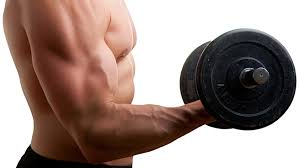
#> input picture images/bicep-curl.jpeg, 299 x 168 px, given in place of jumping-jacks.jpeg, which was not available
$ python run.py --seven-minute
#> lines starting #> are read from the running program, lines starting #| are printed output that depends on the picture
### img2txt.py
"""
original author: Viet Nguyen <nhviet1009@gmail.com>
Modified/adapted: Bradley Yoder
"""
import cv2
import numpy as np

def try_img_to_text(img_path):
    try:
        mode = "simple"
        CHAR_LIST = '@%#*+=-:. '
        num_chars = len(CHAR_LIST)
        num_cols = 80
        image = cv2.imread(img_path)
        image = cv2.cvtColor(image, cv2.COLOR_BGR2GRAY)
        height, width = image.shape
        cell_width = width / num_cols
        cell_height = 2 * cell_width
        num_rows = int(height / cell_height)
        if num_cols > width or num_rows > height:
            print("Too many columns or rows. Use default setting")
            cell_width = 6
            cell_height = 12
            num_cols = int(width / cell_width)
            num_rows = int(height / cell_height)

        for i in range(num_rows):
            for j in range(num_cols):
                print(
                    CHAR_LIST[min(int(np.mean(image[int(i * cell_height):min(int((i + 1) * cell_height), height),
                                              int(j * cell_width):min(int((j + 1) * cell_width),
                                                                      width)]) * num_chars / 255), num_chars - 1)], end="")
            print("")

        return True
    except:
        return False

def img2txt(excercise):
    extensions = ["jpeg", "jpg", "png"]
    excercise = excercise.replace(" ", "-")
    for ext in extensions:
        # print("Trying {}.{}".format(excercise, ext))
        if try_img_to_text("images/{}.{}".format(excercise, ext)):
            break

# [4 lines that do not run on import are left out]

### TTS.py
import os
import pyttsx3
from random import choice


engine = None


def init_tts():
    """
    Initializes the pytts engine
    :return:
    """
    global engine
    engine = pyttsx3.init()

def stop_tts():
    """
    Stops the pytts engine
    :return:
    """
    global engine
    engine.stop()

def read(text):
    """
    Converts text to speech in an mp3 file
    using google or pyttsx3.
    Plays the mp3 file.
    :param text: The rext to read
    :return:
    """
    global engine
    engine.say(text)
    engine.runAndWait()


def read_begin():
    """
    Plays a pre-generated start sound.
    :return:
    """
    os.system("afplay ./audiofiles/begin{}.m4a".format(choice(["2", "3", "4"])))

### run.py
from random import choice
from time import sleep, time
from TTS import *
import os, argparse, img2txt

def do_exercise(exercise):
    """
    Guides the user through a given exercise.
    :param exercise: the exercise to perform.
    :return:
    """
    read("Next up, 30 seconds of {}.".format(exercise))
    read_begin()
    sleep(15)
    if exercise in {"side plank", "clean and press"}:
        read("Switch sides")
    else:
        read(choice(["Halfway done", "keep it up", "15 seconds left", "finish_strong"]))
    sleep(15)
    read(choice(["exercise complete","exercise finished"]))


def print_exercise(exercise_index, exercises):
    """
    Prints out the list of exercises in the workout
    with an arrow pointing to the current exercise.
    :param exercise_index: the index of the current exercise in the workout
    :param exercises: the list of exercises in the workout
    :return:
    """
    os.system('cls' if os.name == 'nt' else 'clear')
    for e in range(0, len(exercises)):
        if e == exercise_index:
            print("Exercise {}: {} <---*".format(e+1, exercises[e]))
        else:
            print("Exercise {}: {}".format(e+1, exercises[e]))

    img2txt.img2txt(exercises[exercise_index])

def workout(exercises):
    """
    Guides the user through a workout given the list of exercises.
    :param exercises: the list of exercises in the workout
    :return:
    """
    start_time = time()
    for exercise_index in range(0, len(exercises)):
        print_exercise(exercise_index, exercises)
#> in try_img_to_text, image is the input picture: shape (168, 299, 3); mean B, G, R 131.7, 138.3, 157.6
#> in try_img_to_text, `image = cv2.cvtColor(image, cv2.COLOR_BGR2GRAY)`:
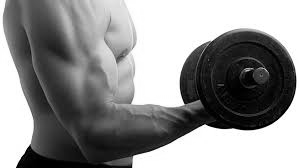
#> image: shape (168, 299); min 0, max 255, mean 143.4
#> the loop in try_img_to_text, `for i in range(num_rows):` made 22 passes
        do_exercise(exercises[exercise_index])
#> pass 2 of the loop in workout, `for exercise_index in range(0, len(exercises)):`:
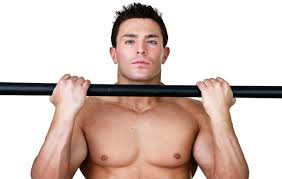
#> input picture images/chin-up.jpeg, 282 x 179 px, given in place of wall-sit.jpeg, which was not available
#> in try_img_to_text, image is the input picture: shape (179, 282, 3); mean B, G, R 187.7, 194.5, 213.7
#> in try_img_to_text (call 2), `image = cv2.cvtColor(image, cv2.COLOR_BGR2GRAY)`:
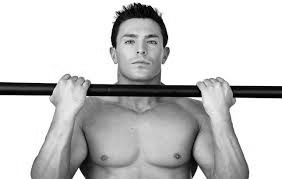
#> image: shape (179, 282); min 0, max 255, mean 199.5
#> the loop in try_img_to_text (call 2), `for i in range(num_rows):` made 25 passes
#> pass 2 of the loop in img2txt, `for ext in extensions:`:

    os.system('cls' if os.name == 'nt' else 'clear')
    img2txt.img2txt("exercise")
    end_time = time()
    duration = end_time - start_time
    minutes = int(duration) // 60
    seconds = duration % 60
    read("Workout complete. Time elapsed {} minutes and {:.2f} seconds. great work!".format(minutes, seconds))
    print("\n\n\n Duration: {} minutes and {:.2f} seconds".format(minutes, seconds))


# [50 lines left out: functions back, chest, shoulders, core, legs, biceps and 2 more, not called in this run]

def seven_minute_workout():
    """
    Guides the user through the classic seven minute workout.
    :return:
    """
    read("Seven Minute Workout, here we go!")
    exercises = ["jumping jacks", "wall sit", "push ups", "sit-ups"\
                "step ups", " air squats", "chair dips", "plank"   \
                "running in place", "lunges", "push up and rotate", "side plank"]
    workout(exercises)

# [91 lines left out: functions upper_body_anterior_workout, upper_body_posterior_workout, upper_body_antagonist_workout, lower_body_workout, random_workout, pullup_bar_workout and 1 more, not called in this run]

def main():
    """
    Parses the command line options for the number of rounds and the selected workout.
    Guides the user through the selected workout for the selected number of rounds.
    :return:
    """
    parser = argparse.ArgumentParser(description='Select a workout.', epilog="Kill your workout.")
    parser.version = "1.0"
    parser.add_argument("-r", "--rounds", type=int, action="store", help="Rounds of workout to do.", choices=range(1, 6), default=3)

    # create a mutually exclusive group of options
    workouts = parser.add_mutually_exclusive_group(required=True)
    workouts.add_argument("--seven-minute", action="store_true", help="classic seven minute workout")
    workouts.add_argument("--upper-body-front", action="store_true", help="upper body, anterior workout")
    workouts.add_argument("--upper-body-back", action="store_true", help="upper body, posterior workout")
    workouts.add_argument("--upper-body-antagonist", action="store_true", help="upper body, antagonist workout")
    workouts.add_argument("--lower-body", action="store_true", help="lower body workout")
    workouts.add_argument("--pullup-bar", action="store_true", help="pullup bar workout")
    workouts.add_argument("--core", action="store_true", help="core/abdominal workout")
    workouts.add_argument("--random", action="store_true", help="random workout")

    # parse the arguments
    args = parser.parse_args()

    # get the rounds
    rounds = args.rounds

    init_tts()

    if args.seven_minute:
        seven_minute_workout()
    elif args.upper_body_front:
        upper_body_anterior_workout(rounds)
    elif args.upper_body_back:
        upper_body_posterior_workout(rounds)
    elif args.upper_body_antagonist:
        upper_body_antagonist_workout(rounds)
    elif args.lower_body:
        lower_body_workout(rounds)
    elif args.pullup_bar:
        pullup_bar_workout(rounds)
    elif args.core:
        core_workout(rounds)
    elif args.random:
        random_workout(rounds)

    stop_tts()

if __name__ == "__main__":
    main()
